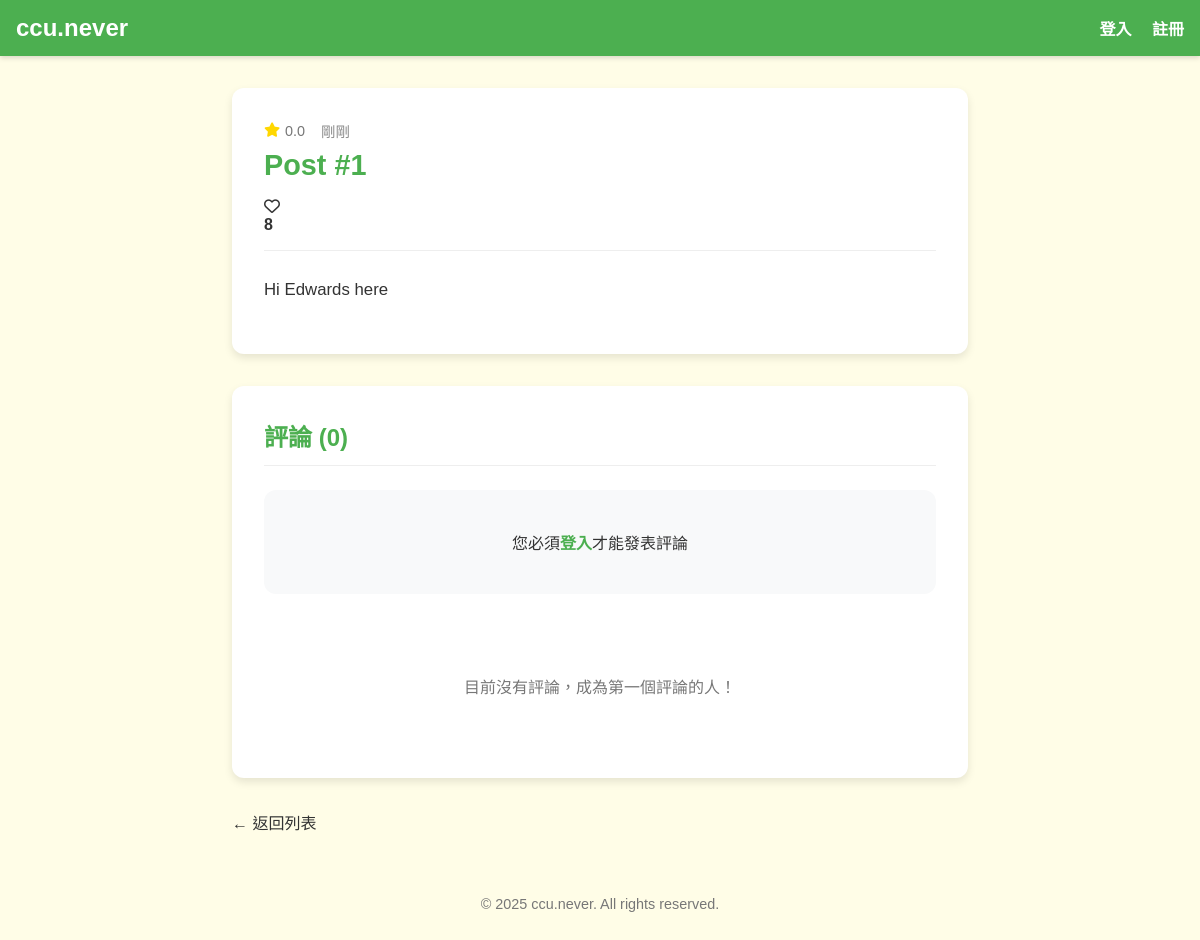
/post/1, run on an earlier commit of the app's database.
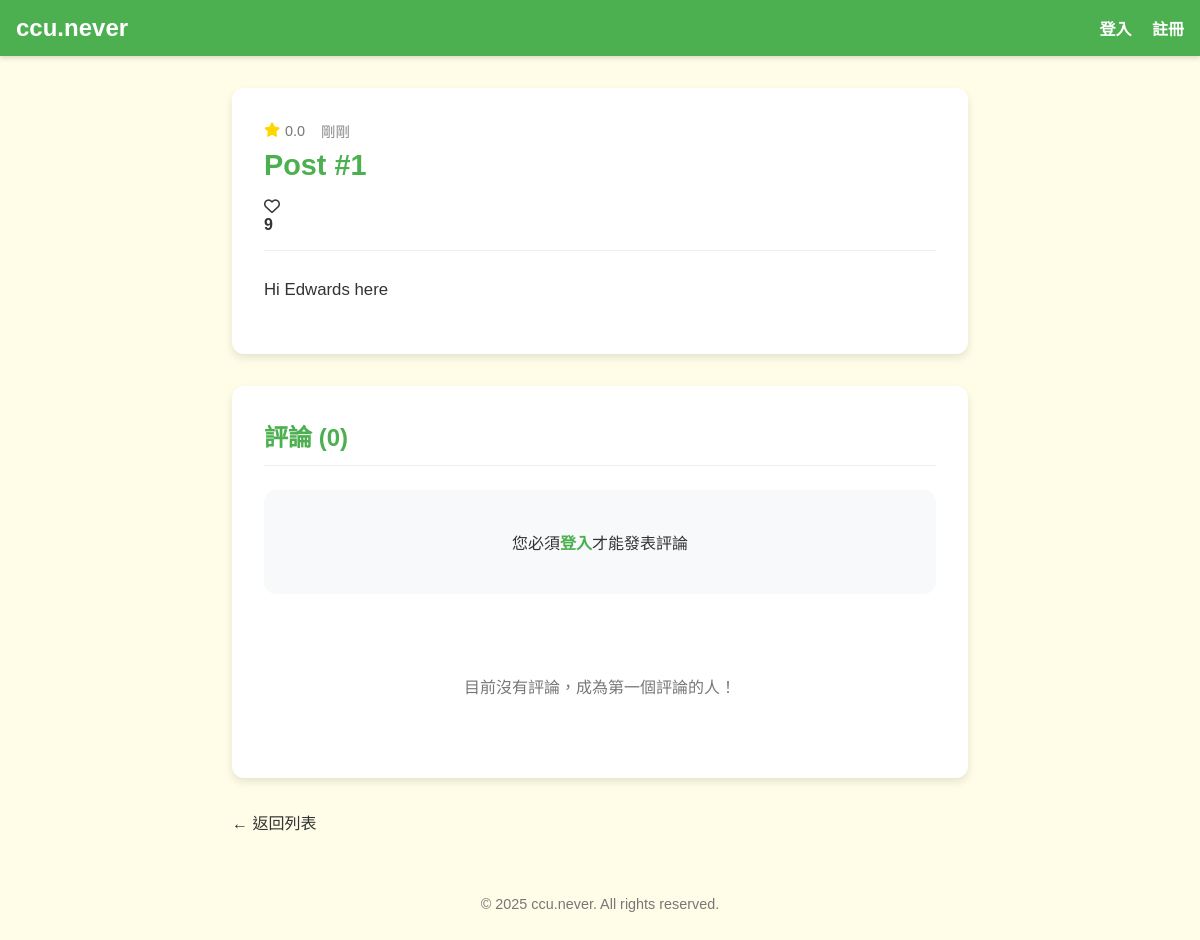
And on a later commit of the database.
### app.py (models this page shows, shortened)
class Post(db.Model):
    id = db.Column(db.Integer, primary_key=True)
    establishment_id = db.Column(db.Integer, db.ForeignKey("establishment.id"), nullable=False)
    content = db.Column(db.Text, nullable=False)
    likes = db.Column(db.Integer, default=0)
    establishment = db.relationship("Establishment", backref=db.backref("posts", lazy=True))
    @property
    def title(self):
        return f"Post #{self.id}"
    @property
    def rating(self):
        return 0.0
    @property
    def time_since(self):
        now = datetime.utcnow()
        return "剛剛"

### app.py (the view)
@app.route("/post/<int:post_id>")
def show_post(post_id):
    post = Post.query.get_or_404(post_id)
    comments = Comment.query.filter_by(post_id=post_id).order_by(Comment.likes.desc()).all()
    user_liked_post = False
    if is_logged_in():
        user_liked_post = has_user_liked_post(session["user_id"], post_id)
    user_liked_comments = {}
    if is_logged_in():
        for comment in comments:
            user_liked_comments[comment.id] = has_user_liked_comment(session["user_id"], comment.id)
    return render_template("post.html", post=post, comments=comments,
                          user_liked_post=user_liked_post,
                          user_liked_comments=user_liked_comments)

### app.py (called while the page is built)
def is_logged_in():
    return "user_id" in session

### templates/post.html (shortened to what this page needs)
<!DOCTYPE html>
<html lang="zh-TW">
  <head>
    <link rel="stylesheet" href="{{ url_for('static', filename='styles/main.css') }}">
    <link rel="stylesheet" href="https://cdnjs.cloudflare.com/ajax/libs/font-awesome/6.4.0/css/all.min.css">
  </head>
  <body>
    <nav class="navbar">
      <a href="{{ url_for('home') }}" class="logo">ccu.never</a>
      <div class="nav-links">
        {% if session['user_id'] %}
          <span>您好, {{ session['username'] }}</span>
          <a href="{{ url_for('logout') }}">登出</a>
        {% else %}
          <a href="{{ url_for('login') }}">登入</a>
          <a href="{{ url_for('register') }}">註冊</a>
        {% endif %}
      </div>
    </nav>
    <div class="post-detail-container">
      <div class="post-detail-card">
        <div class="post-detail-header">
          <div class="post-header-top">
            <div class="post-rating-time">
              <div class="post-rating">
                <i class="fas fa-star"></i> <span>{{ post.rating }}</span>
              </div>
              <div class="post-time">{{ post.time_since }}</div>
            </div>
          </div>
          <h1>{% if post.title %}{{ post.title }}{% else %}Post #{{ post.id }}{% endif %}</h1>
          <div class="post-meta">
            <div class="like-section">
              {% if session['user_id'] %}
                <button
                  class="heart-button {% if user_liked_post %}liked{% endif %}"
                  data-post-id="{{ post.id }}"
                  aria-label="Like post">
                  <i class="fa-heart {% if user_liked_post %}fas{% else %}far{% endif %}"></i>
                </button>
              {% else %}
                <i class="far fa-heart"></i>
              {% endif %}
              <span class="like-count" id="post-likes-{{ post.id }}">{{ post.likes }}</span>
            </div>
          </div>
        </div>
        <div class="post-detail-content">
          <p>{{ post.content }}</p>
        </div>
      </div>
      <div class="comments-section">
        <h2>評論 ({{ comments|length }})</h2>
        {% if session['user_id'] %}
        <div class="add-comment-form">
          <form action="{{ url_for('add_comment', post_id=post.id) }}" method="POST">
            <textarea name="comment" placeholder="添加評論..." required></textarea>
            <button type="submit">發佈</button>
          </form>
        </div>
        {% else %}
        <div class="login-prompt">
          <p>您必須<a href="{{ url_for('login') }}">登入</a>才能發表評論</p>
        </div>
        {% endif %}
        {% if comments %}
          <div class="comments-list">
            {% for comment in comments %}
              <div class="comment-card">
                <div class="comment-content">
                  <p>{{ comment.content }}</p>
                </div>
                <div class="comment-footer">
                  <div class="like-section">
                    {% if session['user_id'] %}
                      <button
                        class="heart-button comment-heart {% if user_liked_comments[comment.id] %}liked{% endif %}"
                        data-comment-id="{{ comment.id }}"
                        data-post-id="{{ post.id }}"
                        aria-label="Like comment">
                        <i class="fa-heart {% if user_liked_comments[comment.id] %}fas{% else %}far{% endif %}"></i>
                      </button>
                    {% else %}
                      <i class="far fa-heart"></i>
                    {% endif %}
                    <span class="like-count" id="comment-likes-{{ comment.id }}">{{ comment.likes }}</span>
                  </div>
                </div>
              </div>
            {% endfor %}
          </div>
        {% else %}
          <div class="no-comments">
            <p>目前沒有評論，成為第一個評論的人！</p>
          </div>
        {% endif %}
      </div>
      <div class="back-link">
        <a href="{{ url_for('show_establishment', est_id=post.establishment_id) }}" class="btn-back">
          ← 返回列表
        </a>
      </div>
    </div>
    <footer>
      <p>© 2025 ccu.never. All rights reserved.</p>
    </footer>
  </body>
</html>

What changed in the data, as far as the page shows it:
changed Post "Post #1": likes "8" → "9"
